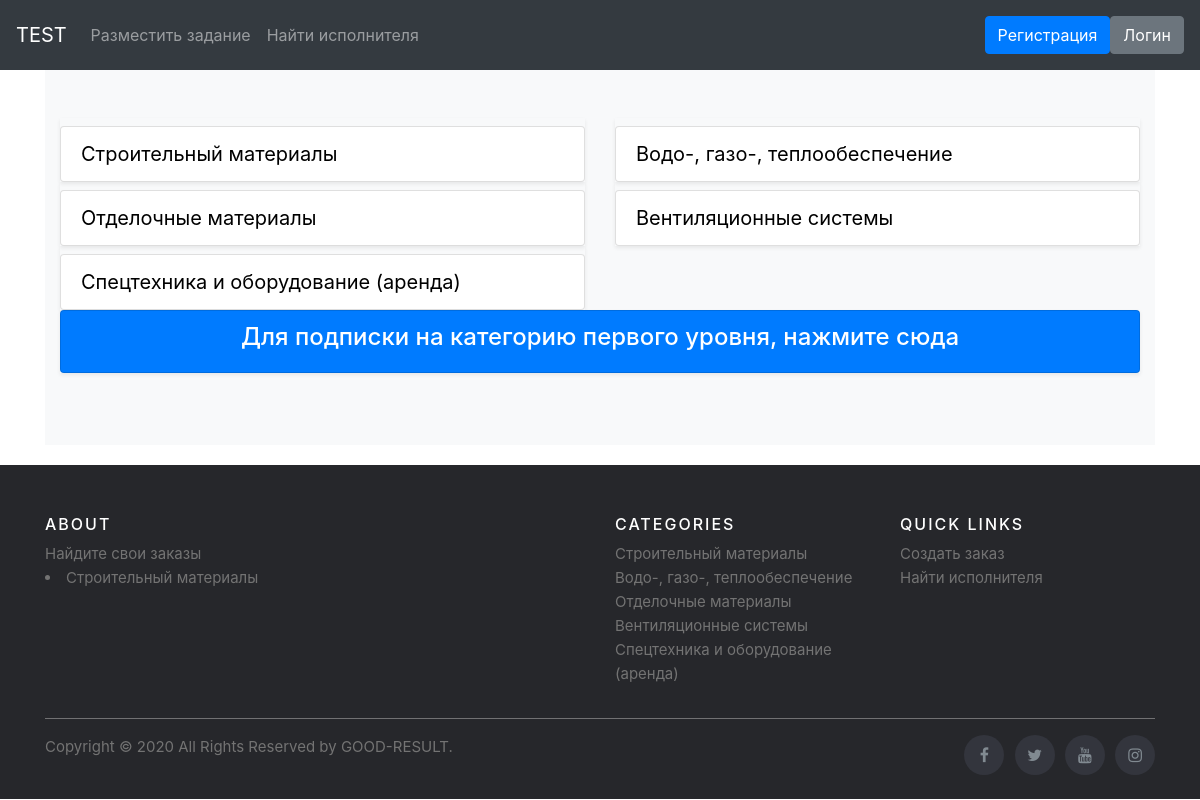
The page / on the database its author committed.
### adverts/models.py (models this page shows, shortened)
class Category1(models.Model):
    name = models.CharField("Категория 1", max_length=150)
    description = models.TextField("Описание")
    members = models.ManyToManyField(User, related_name='members1', blank=True)
    url = models.SlugField(max_length=160, unique=True)
    class Meta:
        verbose_name = "Категория 1"
        verbose_name_plural = "Категории 1"

### adverts/views.py (the view)
# urls.py: path('', views.MainListView.as_view(), name='all'),
class MainListView(generic.ListView):
    model = Category1
    template_name = 'adverts/main.html'
    def get_queryset(self):
        return Category1.objects.all()

### templates/adverts/main.html (shortened to what this page needs)
{% extends "base.html" %}
{% load static %}
{% block content %}
<main role="main">
  <div class="album py-5 bg-light">
    <div class="container">
      <div class="row">
        {% for category1 in category1_list %}
        <div class="col-md-6">
          <div class="list-group mb-6 shadow-sm">
            <div class="d-flex justify-content-between align-items-center">
              <a class="list-group-item list-group-item-action"
                 href="{% url 'adverts:detail' category1.id %}"
                 style="text-decoration:none; color: #000000;font-size: 20px;">{{ category1.name }}</a>
            </div>
          </div>
        </div>
        {% endfor %}
        <div class="col-12">
          <div class="list-group mb-4 shadow-sm ">
              <div class="d-flex justify-content-between align-items-center">
                <a class="list-group-item list-group-item-action bg-primary" href="{% url 'adverts:product' 1%}" style="text-decoration:none;text-align: center; color: #ffffff;font-size: 20px;"><h4>Для подписки на категорию первого уровня, нажмите сюда  </h4></a>
              </div>
            </div>
          </div>
      </div>
    </div>
  </div>
</main>
{% endblock %}

### static/css/album.css (style rules this page uses)
:root { --jumbotron-padding-y: 3rem; }

### rows shown on the page
Category1: name "Строительный материалы"
Category1: name "Водо-, газо-, теплообеспечение"
Category1: name "Отделочные материалы"
Category1: name "Вентиляционные системы"
Category1: name "Спецтехника и оборудование (аренда)"
